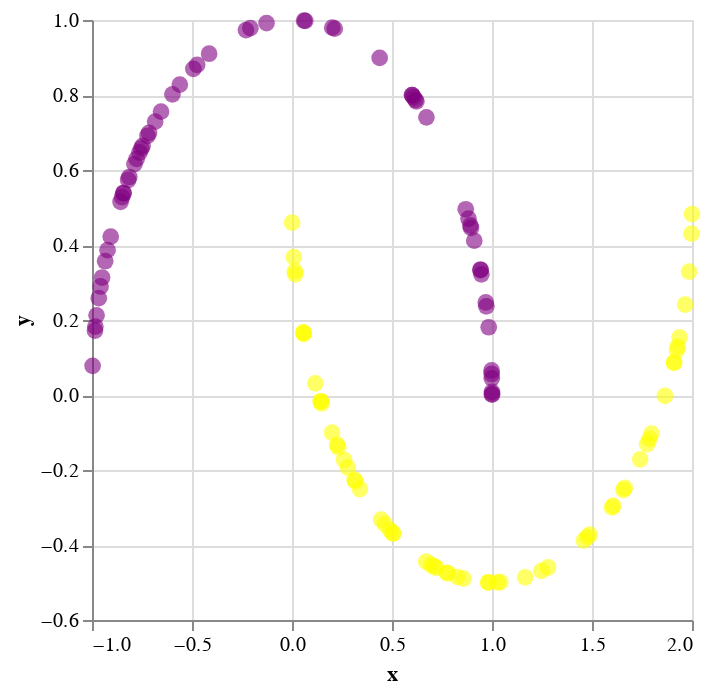

The cell this chart's notebook holds for it:
### Code cell
# Отображаем третий набор данных
alt.Chart(pd.DataFrame(ds3)).mark_circle(
    opacity=0.6,
    size=70
).encode(
    x='x',
    y='y',
    color=alt.Color('color').scale(None)
)

### Figure 1 — Vega-Lite specification as saved in the notebook (floating-point values rounded to 4 significant figures)
{"config": {"view": {"continuousWidth": 300, "continuousHeight": 300}}, "data": {"name": "data-8e112eb7e469fd5ee4758a82bae257b6"}, "mark": {"type": "circle", "opacity": 0.6, "size": 70}, "encoding": {"color": {"field": "color", "scale": null, "type": "nominal"}, "x": {"field": "x", "type": "quantitative"}, "y": {"field": "y", "type": "quantitative"}}, "$schema": "https://vega.github.io/schema/vega-lite/v5.8.0.json", "datasets": {"data-8e112eb7e469fd5ee4758a82bae257b6": [{"x": 0.9424, "y": 0.3346, "color": "purple"}, {"x": -0.4145, "y": 0.9101, "color": "purple"}, {"x": -0.715, "y": 0.6991, "color": "purple"}, {"x": -0.997, "y": 0.07771, "color": "purple"}, {"x": -0.8137, "y": 0.5813, "color": "purple"}, {"x": 0.6169, "y": 0.787, "color": "purple"}, {"x": 0.999, "y": 0.04439, "color": "purple"}, {"x": -0.8193, "y": 0.5734, "color": "purple"}, {"x": 0.9716, "y": 0.2364, "color": "purple"}, {"x": 0.06033, "y": 0.9982, "color": "purple"}, {"x": -0.4933, "y": 0.8699, "color": "purple"}, {"x": -0.9772, "y": 0.2125, "color": "purple"}, {"x": -0.9342, "y": 0.3568, "color": "purple"}, {"x": 0.8825, "y": 0.4704, "color": "purple"}, {"x": 0.06629, "y": 0.9978, "color": "purple"}, {"x": 0.2012, "y": 0.9795, "color": "purple"}, {"x": 0.9984, "y": 0.05604, "color": "purple"}, {"x": 0.9979, "y": 0.0654, "color": "purple"}, {"x": -0.5977, "y": 0.8017, "color": "purple"}, {"x": 1.0, "y": 0.008501, "color": "purple"}, {"x": -0.2303, "y": 0.9731, "color": "purple"}, {"x": -0.8429, "y": 0.538, "color": "purple"}, {"x": 1.0, "y": 0.0008027, "color": "purple"}, {"x": 0.8951, "y": 0.4458, "color": "purple"}, {"x": -0.561, "y": 0.8278, "color": "purple"}, {"x": -0.9064, "y": 0.4225, "color": "purple"}, {"x": 1.0, "y": 0.0029, "color": "purple"}, {"x": 0.9835, "y": 0.1806, "color": "purple"}, {"x": -0.7227, "y": 0.6911, "color": "purple"}, {"x": -0.7879, "y": 0.6158, "color": "purple"}, {"x": 0.4384, "y": 0.8988, "color": "purple"}, {"x": -0.9497, "y": 0.3133, "color": "purple"}, {"x": -0.8495, "y": 0.5276, "color": "purple"}, {"x": 0.9468, "y": 0.3218, "color": "purple"}, {"x": -0.9852, "y": 0.1717, "color": "purple"}, {"x": -0.9224, "y": 0.3863, "color": "purple"}, {"x": -0.4743, "y": 0.8804, "color": "purple"}, {"x": -0.7473, "y": 0.6645, "color": "purple"}, {"x": 0.8919, "y": 0.4523, "color": "purple"}, {"x": 0.6071, "y": 0.7946, "color": "purple"}, {"x": 0.6004, "y": 0.7997, "color": "purple"}, {"x": -0.9832, "y": 0.1824, "color": "purple"}, {"x": -0.8421, "y": 0.5393, "color": "purple"}, {"x": -0.6844, "y": 0.7291, "color": "purple"}, {"x": 0.943, "y": 0.3328, "color": "purple"}, {"x": 0.2138, "y": 0.9769, "color": "purple"}, {"x": 0.6721, "y": 0.7404, "color": "purple"}, {"x": 0.8687, "y": 0.4953, "color": "purple"}, {"x": -0.2081, "y": 0.9781, "color": "purple"}, {"x": -0.6548, "y": 0.7558, "color": "purple"}, {"x": -0.1273, "y": 0.9919, "color": "purple"}, {"x": -0.7769, "y": 0.6296, "color": "purple"}, {"x": -0.8572, "y": 0.515, "color": "purple"}, {"x": -0.9572, "y": 0.2894, "color": "purple"}, {"x": -0.7627, "y": 0.6467, "color": "purple"}, {"x": 0.9691, "y": 0.2468, "color": "purple"}, {"x": -0.9661, "y": 0.2582, "color": "purple"}, {"x": 0.9114, "y": 0.4116, "color": "purple"}, {"x": -0.7534, "y": 0.6576, "color": "purple"}, {"x": 0.6006, "y": 0.7996, "color": "purple"}, {"x": 0.6219, "y": 0.7831, "color": "purple"}, {"x": 1.925, "y": 0.12, "color": "yellow"}, {"x": 1.911, "y": 0.08668, "color": "yellow"}, {"x": 1.865, "y": -0.002331, "color": "yellow"}, {"x": 1.029, "y": -0.4996, "color": "yellow"}, {"x": 0.05686, "y": 0.1676, "color": "yellow"}, {"x": 0.1439, "y": -0.01677, "color": "yellow"}, {"x": 0.1167, "y": 0.03114, "color": "yellow"}, {"x": 1.657, "y": -0.2538, "color": "yellow"}, {"x": 1.91, "y": 0.08644, "color": "yellow"}, {"x": 0.7742, "y": -0.4742, "color": "yellow"}, {"x": 1.489, "y": -0.3725, "color": "yellow"}, {"x": 1.664, "y": -0.2479, "color": "yellow"}, {"x": 0.008812, "y": 0.3675, "color": "yellow"}, {"x": 1.929, "y": 0.1293, "color": "yellow"}, {"x": 0.01602, "y": 0.3217, "color": "yellow"}, {"x": 0.2251, "y": -0.1321, "color": "yellow"}, {"x": 0.01453, "y": 0.3302, "color": "yellow"}, {"x": 1.966, "y": 0.2408, "color": "yellow"}, {"x": 0.2798, "y": -0.1938, "color": "yellow"}, {"x": 1.776, "y": -0.131, "color": "yellow"}, {"x": 0.7108, "y": -0.4573, "color": "yellow"}, {"x": 0.5054, "y": -0.3691, "color": "yellow"}, {"x": 1.741, "y": -0.1715, "color": "yellow"}, {"x": 0.3126, "y": -0.2263, "color": "yellow"}, {"x": 1.477, "y": -0.3787, "color": "yellow"}, {"x": 1.6, "y": -0.2997, "color": "yellow"}, {"x": 0.316, "y": -0.2294, "color": "yellow"}, {"x": 0.4641, "y": -0.3443, "color": "yellow"}, {"x": 1.166, "y": -0.4861, "color": "yellow"}, {"x": 0.4457, "y": -0.3323, "color": "yellow"}, {"x": 1.606, "y": -0.2955, "color": "yellow"}, {"x": 0.2606, "y": -0.1733, "color": "yellow"}, {"x": 0.8573, "y": -0.4898, "color": "yellow"}, {"x": 0.1438, "y": -0.01669, "color": "yellow"}, {"x": 0.5047, "y": -0.3687, "color": "yellow"}, {"x": 0.3396, "y": -0.2509, "color": "yellow"}, {"x": 0.2003, "y": -0.1004, "color": "yellow"}, {"x": 1.798, "y": -0.1032, "color": "yellow"}, {"x": 0.7225, "y": -0.4607, "color": "yellow"}, {"x": 2.0, "y": 0.4823, "color": "yellow"}, {"x": 0.9831, "y": -0.4999, "color": "yellow"}, {"x": 1.938, "y": 0.1538, "color": "yellow"}, {"x": 1.28, "y": -0.4599, "color": "yellow"}, {"x": 1.46, "y": -0.388, "color": "yellow"}, {"x": 0.05824, "y": 0.1637, "color": "yellow"}, {"x": 1.985, "y": 0.3292, "color": "yellow"}, {"x": 1.041, "y": -0.4992, "color": "yellow"}, {"x": 0.9808, "y": -0.4998, "color": "yellow"}, {"x": 0.05823, "y": 0.1638, "color": "yellow"}, {"x": 1.998, "y": 0.4301, "color": "yellow"}, {"x": 0.8268, "y": -0.4849, "color": "yellow"}, {"x": 1.247, "y": -0.469, "color": "yellow"}, {"x": 1.787, "y": -0.1169, "color": "yellow"}, {"x": 0.4898, "y": -0.36, "color": "yellow"}, {"x": 0.231, "y": -0.1393, "color": "yellow"}, {"x": 0.6709, "y": -0.4443, "color": "yellow"}, {"x": 0.7787, "y": -0.4752, "color": "yellow"}, {"x": 0.1473, "y": -0.02241, "color": "yellow"}, {"x": 0.6944, "y": -0.4522, "color": "yellow"}, {"x": 0.0008122, "y": 0.4597, "color": "yellow"}]}}
